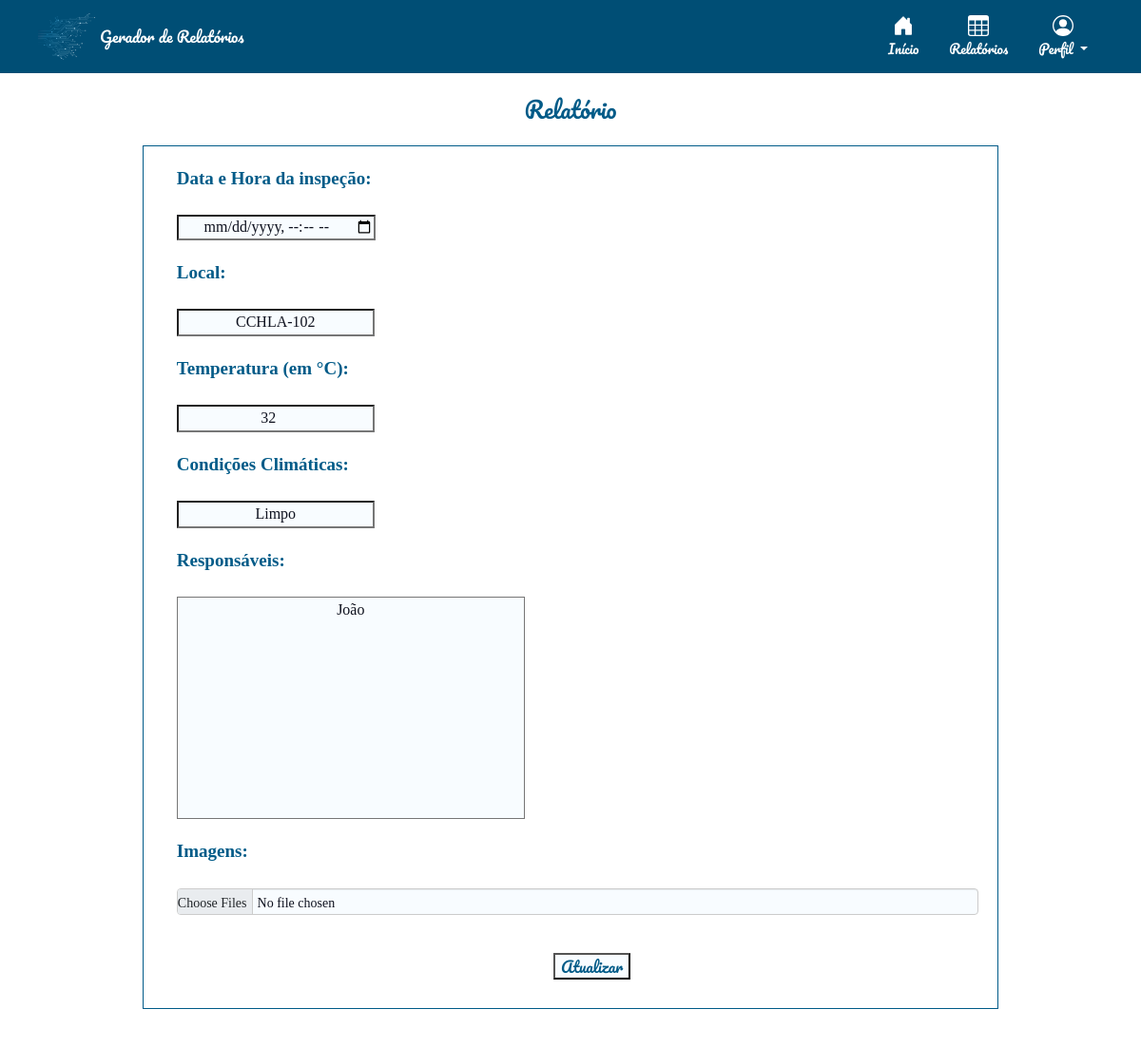
The app's page /relatorios/edita/44/ (signed in) with its own data.
### relatorio/models.py (models this page shows)
class Relatorio(models.Model):
    autor = models.ForeignKey(User, default=None, on_delete=models.CASCADE)
    data = models.DateTimeField()
    local = models.CharField(max_length=100)
    temperatura = models.IntegerField()
    clima = models.CharField(max_length=100)
    responsaveis = models.TextField(blank=True)
    qualiprof = models.CharField(max_length=100, default='')
    riscos = models.CharField(max_length=100, default='[]')
    equipamentos = models.CharField(max_length=100, default='[]')
    sinalizacao = models.CharField(max_length=100, default='[]')
    desligamento = models.CharField(max_length=4, default='')
    integridade = models.CharField(max_length=4, default='')
    dialogo = models.CharField(max_length=4, default='')
    curso_nr = models.CharField(max_length=4, default='')
    conferido = models.CharField(max_length=4, default='')
    delimitar_area = models.CharField(max_length=4, default='')
    auxconces = models.CharField(max_length=4, default='')
    tensao = models.CharField(max_length=4, default='')
    aterramento = models.CharField(max_length=4, default='')
    altura = models.CharField(max_length=4, default='')
    cinto_seg = models.CharField(max_length=4, default='')
    requi_seg = models.CharField(max_length=4, default='')
    reavaliacao = models.CharField(max_length=4, default='')
    tempambiente = models.CharField(max_length=100, default='')
    condambiente = models.CharField(max_length=100, default='')
    altitude = models.CharField(max_length=100, default='')
    presagua = models.CharField(max_length=100, default='')
    pressolidos = models.CharField(max_length=100, default='')
    pressubst = models.CharField(max_length=100, default='')
    solmecanicas = models.CharField(max_length=100, default='')
    presmofo = models.CharField(max_length=100, default='')
    presfauna = models.CharField(max_length=100, default='')
    infleletro = models.CharField(max_length=100, default='')
    radsolar = models.CharField(max_length=100, default='')
    descatm = models.CharField(max_length=100, default='')
    movdoar = models.CharField(max_length=100, default='')
    vento = models.CharField(max_length=100, default='')
    competencia = models.CharField(max_length=100, default='')
    reseletr = models.CharField(max_length=100, default='')
    contpessoas = models.CharField(max_length=100, default='')
    condfuga = models.CharField(max_length=100, default='')
    natmatpr = models.CharField(max_length=100, default='')
    natmatcons = models.CharField(max_length=100, default='')
    classestr = models.CharField(max_length=100, default='')
    documentacao = models.CharField(max_length=100, default='')
    ambientesofreu = models.CharField(max_length=100, default='')
    instalacaoinspecionada = models.CharField(max_length=100, default='')
    linhaseletricasdisp = models.CharField(max_length=100, default='')
    compinstalacao = models.CharField(max_length=100, default='')
    linhaseletricascorr = models.CharField(max_length=100, default='')
    tomadasdeforca = models.CharField(max_length=100, default='')
    qtdesufitomadas = models.CharField(max_length=100, default='')
    instlquadist = models.CharField(max_length=100, default='')
    novoscircuitos = models.CharField(max_length=100, default='')
    advquadist = models.CharField(max_length=100, default='')
    dispprotecaoident = models.CharField(max_length=100, default='')
    protcircuitos = models.CharField(max_length=100, default='')
    barramentoquadist = models.CharField(max_length=100, default='')
    bitola = models.CharField(max_length=100, default='')
    condutident = models.CharField(max_length=100, default='')
    disjundif = models.CharField(max_length=100, default='')
    dispprotecaosurtos = models.CharField(max_length=100, default='')
    servseguranca = models.CharField(max_length=100, default='')
    esqaterramento = models.CharField(max_length=100, default='')
    reservadeenergia = models.CharField(max_length=100, default='')
    fontseguranca = models.CharField(max_length=100, default='')
    paralelismo = models.CharField(max_length=100, default='')
    capbarramento = models.PositiveSmallIntegerField(default=0)
    protgeral = models.PositiveSmallIntegerField(default=0)
    protdr = models.PositiveSmallIntegerField(default=0)
    protdps = models.PositiveSmallIntegerField(default=0)
    vab = models.PositiveSmallIntegerField(default=0)
    van = models.PositiveSmallIntegerField(default=0)
    ia= models.PositiveSmallIntegerField(default=0)
    vbc = models.PositiveSmallIntegerField(default=0)
    vbn = models.PositiveSmallIntegerField(default=0)
    ib= models.PositiveSmallIntegerField(default=0)
    vca = models.PositiveSmallIntegerField(default=0)
    vcn = models.PositiveSmallIntegerField(default=0)
    ic= models.PositiveSmallIntegerField(default=0)
    continuidade = models.CharField(max_length=100, default='')
    resistencia = models.CharField(max_length=100, default='')
    selvpelv = models.CharField(max_length=100, default='')
    verificacao = models.CharField(max_length=100, default='')
    ensaiodetensao = models.CharField(max_length=100, default='')
    ensaiodefunc = models.CharField(max_length=100, default='')

### relatorio/views.py (the view, shortened to what this page needs)
# urls.py: path('edita/<int:rel_id>/', views.relatorio_edita, name="edita"),
@login_required(login_url="/accounts/login/")
def relatorio_edita(request, rel_id):
    relatorio = Relatorio.objects.get(id=rel_id)
    form = rel_forms.FormRelatorioInicial(request.POST or None, instance=relatorio)
    return render(request, 'relatorio/relatorio_edita.html', {'relatorio': relatorio,  'form':form})

### relatorio/forms.py
class FormRelatorioInicial(forms.ModelForm):
    data = forms.DateTimeField(widget=DateTimeInput(attrs={'type': 'datetime-local'}),input_formats='%d/%m/%Y %H:%M', label='Data e Hora da inspeção:')
    clima = forms.CharField(label='Condições Climáticas:')
    temperatura = forms.IntegerField(label='Temperatura (em °C):')
    responsaveis = forms.CharField(widget=forms.Textarea(attrs={'placeholder': 'Insira os nomes separados por vírgula (,)'}), label='Responsáveis')
    class Meta:
        model = models.Relatorio
        fields = ['data', 'local', 'temperatura', 'clima', 'responsaveis']

### relatorio/templates/relatorio/relatorio_edita.html (shortened to what this page needs)
{% extends 'base_layout.html'%}
{% block content %}
        <h3 class="loginheader"><button id="botao-icon" onclick="history.back()">Relatório</button></h3>
        <div id="relatorio-visualiza-wrapper"  class="container-fluid">
        <div id="criaRelatorio" class="container-fluid">
                <form class="site-form" enctype="multipart/form-data" action="" method="post">
                        {{ form.as_p }}
                        <p>
                        <label for="id_imagens" class="form-label">Imagens:</label>
                        <input type="file" class="form-control form-control-sm" name="imagens[]" id="id_imagens" multiple>
                        </p>
                        <input type="submit" value="Atualizar">
                </form>
        </div>
        </div>
{% endblock %}

### assets/styles.css (style rules this page uses)
html, body { padding:0; margin:0; height:100%; }
body { background-color: #ffffff; color: #005b88; font-family: Pacifico; font-size: medium; }
.loginheader { text-align: center; }
.login input, #relatorio-visualiza, #criaRelatorio { font-family: Cambria, Cochin, Georgia, Times, 'Times New Roman', serif; }
#relatorio-visualiza-wrapper { display: flex; align-items: center; justify-content: center; justify-self: center; padding-inline: 0px; }
h2,h3,h4,h5 { color: #005b88; font-weight: normal; margin: 0; }
#botao-icon { background: none; font-family: Pacifico; color: #005b88; cursor: pointer; border-width: 0; justify-self: start; cursor: pointer; padding: 5px; }
#criaRelatorio { display: block; width: 900px; border: 1px solid #005b88; margin: 20px; padding: 20px; padding-left: 3%; }
.form-control { padding: 0px; height: 20px; line-height: 2.1; }
.site-form input, .site-form textarea, .siteform select { color: #0f121f; background-color: #f8fcff; margin: 20px 10px 10px 0; text-align: center; }
#criaRelatorio input, #criaRelatorio textarea, #criaRelatorio select { display:inline-table; margin-right: auto; }
#criaRelatorio input[value="Criar"], #criaRelatorio input[value="Atualizar"] { margin-left: 47%; color: #005b88; font-family: Pacifico; }
.site-form p { display: grid; }
.site-form p label { font-size: 19px; }

### records on screen
Relatorio: local "CCHLA-102", temperatura "32", clima "Limpo", responsaveis "João"
